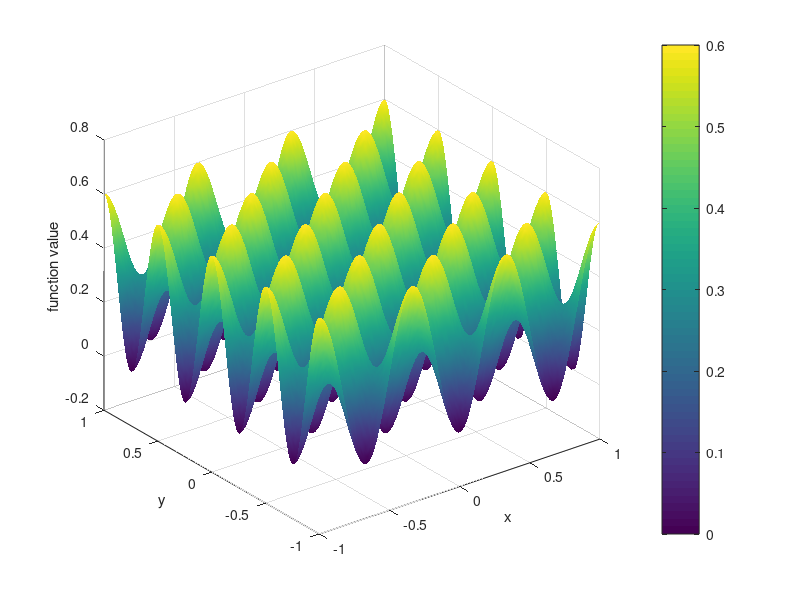

This figure's MATLAB source:
function z = Bohachecsky_2


a=2;
b=0.3;
c=3*pi;
d=0.4;
e=4*pi;

[x,y] = meshgrid(-1:1/100:1,-1:1/100:1);

z = x*x+2*y*y-...
    b.*(cos(c*x)).*(cos(e*y))+...
    0.3;

	
surf(x,y,z);shading interp;
colorbar;xlabel('x');ylabel('y');zlabel('function value')
	
	